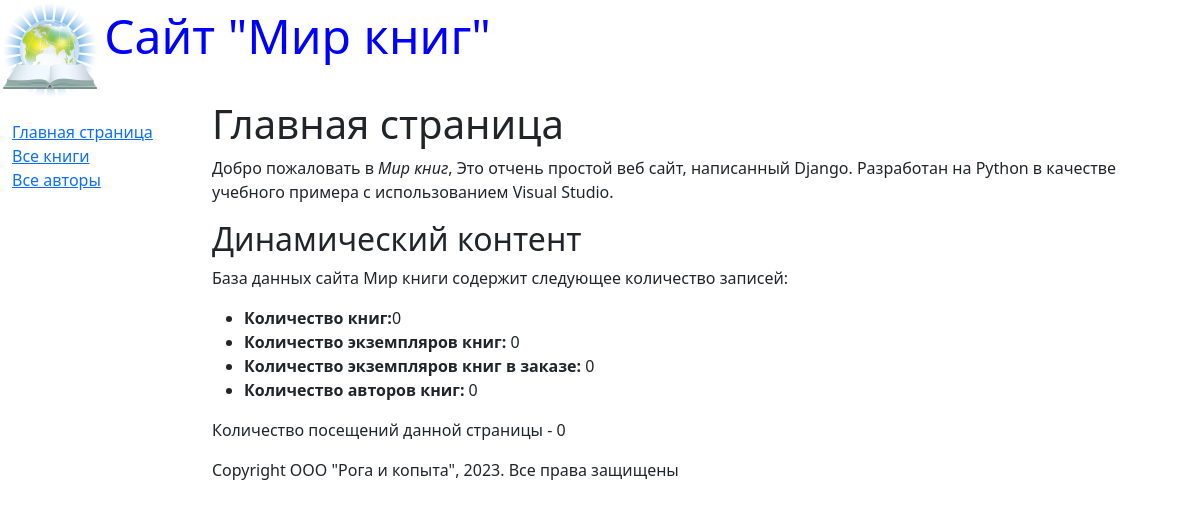
The app's page /, older data.
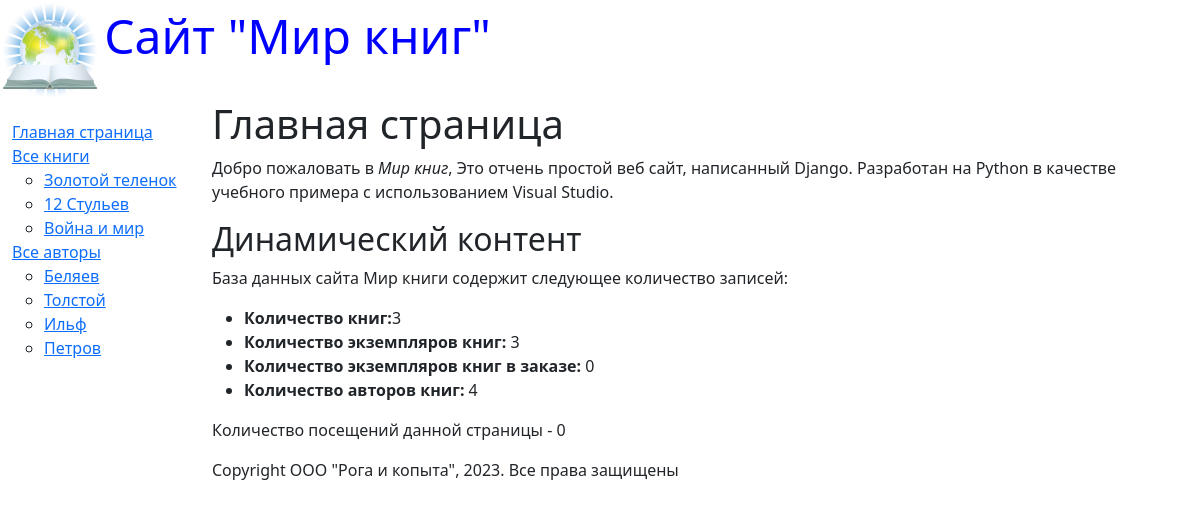
The same page, newer data.
### catalog/models.py (models this page shows, shortened)
class Book(models.Model):
    title = models.CharField(max_length=200,
                             help_text="Введите название книги",
                             verbose_name="Название книги")
    genre = models.ForeignKey("Genre", on_delete=models.CASCADE,
                              help_text="Выберите Жанр книги",
                              verbose_name="Жанр книги", null=True)
    language = models.ForeignKey("Language", on_delete=models.CASCADE,
                                 help_text="Выберите язык книги",
                                 verbose_name = "Язык книги", null=True)
    author = models.ManyToManyField("Author",
                                    help_text="Выберите автора книги",
                                    verbose_name= "Автор книги")
    summary = models.TextField(max_length=1000,
                               help_text="Введите краткое описание книги",
                               verbose_name="Аннотация книги")
    isbn = models.CharField(max_length=13,
                            help_text="Не более 13 символов",
                            verbose_name= "ISBN книги")
    def display_author(self):
        return ', '.join([author.last_name for author in
                          self.author.all()])
    display_author.short_description = "Авторы"
    def get_absolute_url(self):
        return reverse("book_detail", args=[str(self.id)])

class Author(models.Model):
    first_name = models.CharField(max_length=100,
                                  help_text="Введите имя автора",
                                  verbose_name="Имя автора")
    last_name= models.CharField(max_length=100,
                                help_text="Введите фамилию автора",
                                verbose_name="Фамилия автора")
    date_of_birth = models.DateField(help_text="Введите дату рождения",
                                     verbose_name="Дата рождения",
                                     null=True, blank=True)
    date_of_death = models.DateField(help_text="Введите дату смерти",
                                     verbose_name="Дата смерти",
                                     null=True, blank=True)

### catalog/views.py (the view)
# urls.py: path("", views.index, name="index"),
def index(request):
    num_books = Book.objects.all().count()
    num_instances = BookInstance.objects.all().count()
    num_instances_available = BookInstance.objects.filter(status__exact=2).count()
    num_authors = Author.objects.count()
    num_visits = request.session.get("num_visits", 0)
    request.session ["num_visits"] = num_visits + 1
    return render(request, "index.html",
                   context={"num_books": num_books,
                            "num_instances": num_instances,
                            "num_instances_available":
                            num_instances_available,
                            "num_authors": num_authors,
                            "num_visits": num_visits},
                )

### catalog/templatetags/menu_tags.py (called while the page is built)
@register.simple_tag
def show_book():
    book = Book.objects.all()
    return book

@register.simple_tag
def show_authors():
    authors = Author.objects.all()
    return authors

### catalog/templates/index.html
{% extends 'base_generic.html' %}
{% block content %}
<h1> Главная страница</h1>
<p> Добро пожаловать в <em> Мир книг</em>, Это отчень простой
    веб сайт, написанный Django. Разработан на Python
     в качестве учебного примера с использованием Visual Studio.</p>
<h2> Динамический контент</h2>
<p> База данных сайта Мир книги
    содержит следующее количество записей:</p>
<ul>
    <li> <strong> Количество книг:</strong>{{ num_books}} </li>
    <li> <strong> Количество экземпляров книг:
            </strong> {{num_instances}} </li>
    <li> <strong> Количество экземпляров книг в заказе:
            </strong> {{ num_instances_available}}</li>
    <li> <strong> Количество авторов книг:
            </strong> {{num_authors}}</li>
</ul>
<p>Количество посещений данной страницы - {{ num_visits }} </p>
{% endblock %}

### catalog/templates/base_generic.html (shortened to what this page needs)
{% load menu_tags %}
<!DOCTYPE html>
<html lang="en">
<head>
    <link rel="stylesheet" href="https://cdn.jsdelivr.net/npm/bootstrap@5.2.3/dist/css/bootstrap.min.css">
    {% load static %}
    <link rel="stylesheet" href="{% static 'css/styles.css' %}">
    {% block head %}
        <img src="{%static 'images/logotip.jpg' %}"
        style="width: 100px; height:100px;" align="absmiddle">
        <font size=7, color="blue"> Сайт "Мир книг" </font>
    {% endblock %}
</head>
<body>
    <div class="container-fluid">
        <div class="row">
            <div class="col-sm-2">
                {% block sidebar %}
                    <ul class="sidebar-nav">
                        <li><a href="{% url 'index' %}">Главная страница </a></li>
                        <li><a href="{% url 'books' %}">Все книги </a></li>
                            <ul>
                                {% show_book as book %}
                                {% for book in book %}
                                    <li><a href="{{ book.get_absolute_url }}">{{ book.title }} </a></li>
                                {% endfor %}
                            </ul>
                        <li><a href="{% url 'authors' %}"> Все авторы</a></li>
                            <ul>
                                {% show_authors as author %}
                                {% for author in author %}
                                    <li><a href="author_detail">{{ author.last_name }} </a></li>
                                {% endfor %}
                            </ul>
                    </ul>
                {% endblock %}
                </div>
        <div class="col-sm-10 ">
        {% block content %}
        {% endblock %}
        {% block footer %}
            {% block copyright %}
            <p> Copyright ООО "Рога и копыта", 2023. Все права защищены</p>
            {% endblock %}
        {% endblock %}
        </div>
        </div>
        </div>
        </body>
</html>

Row changes from the older to the newer data that the page shows:
added Book: title "Золотой теленок"
added Book: title "12 Стульев"
added Book: title "Война и мир"
added Author: last_name "Беляев"
added Author: last_name "Толстой"
added Author: last_name "Ильф"
added Author: last_name "Петров"
Text that changed along with them:
{{ num_books }}: "0" → "3"
{{ num_instances }}: "0" → "3"
{{ num_authors }}: "0" → "4"
